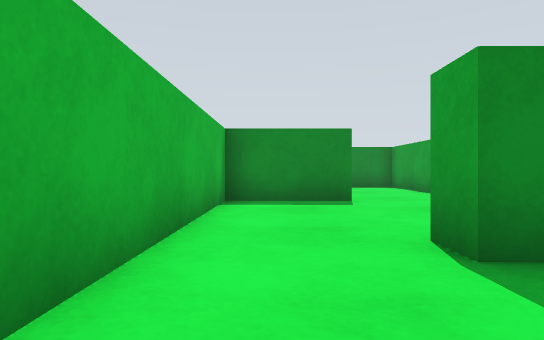
view 1 (above)

13 first-person views from a walk through a Gazebo world. The camera is 0.13 m above the floor, looks level and sees 75° across. The floor is counted in squares, 0.2 m on a side. Each view is taken from the middle of a square. On the plan, view 1 faces up. The plan holds only what a view shows up to about 10 squares ahead; the rest is blank. The place goes on beyond the plan. Robots are left out.

view 2
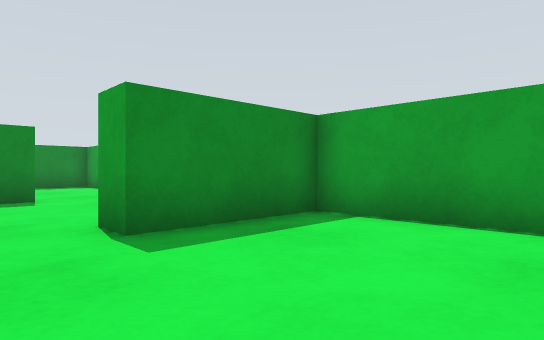

view 3
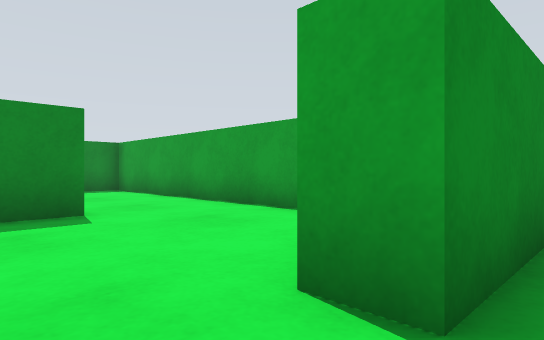

view 4
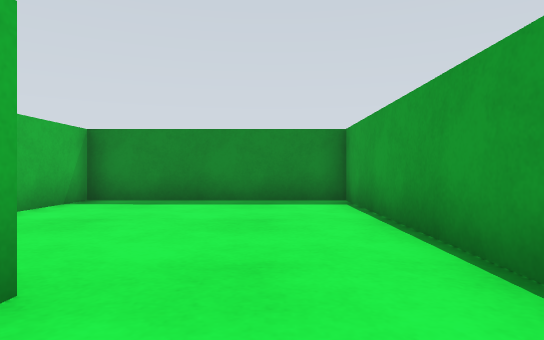

view 5
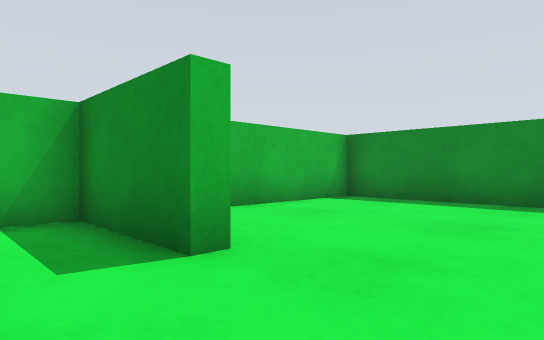

view 6
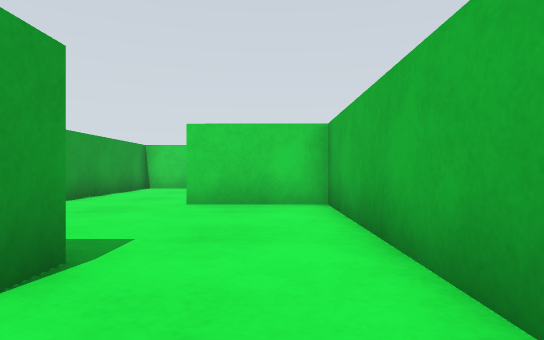

view 7
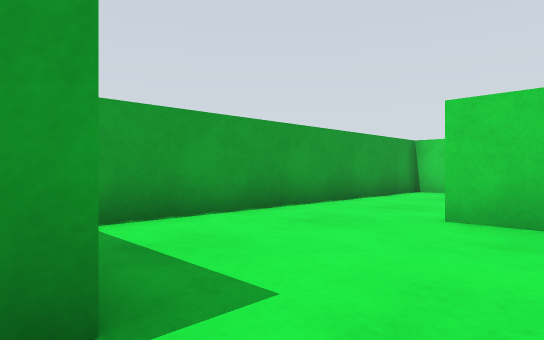

view 8
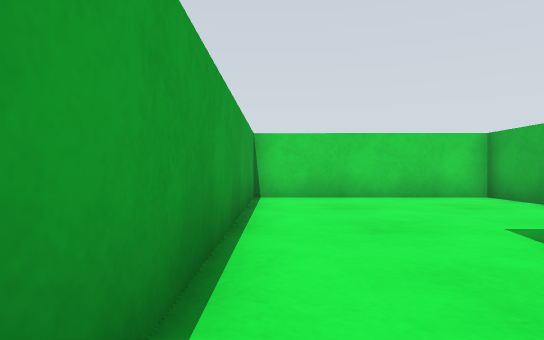

view 9
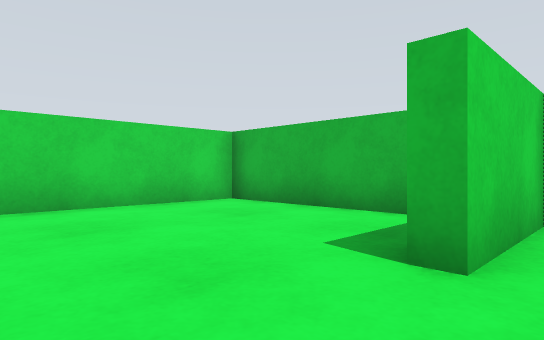

view 10
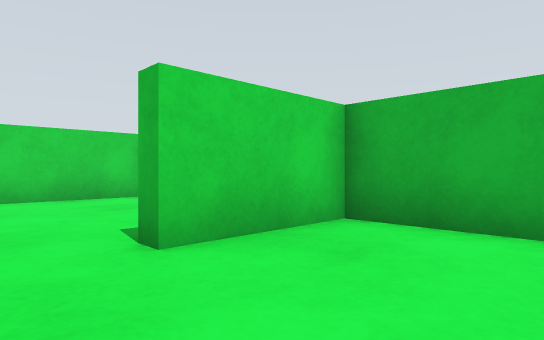

view 11
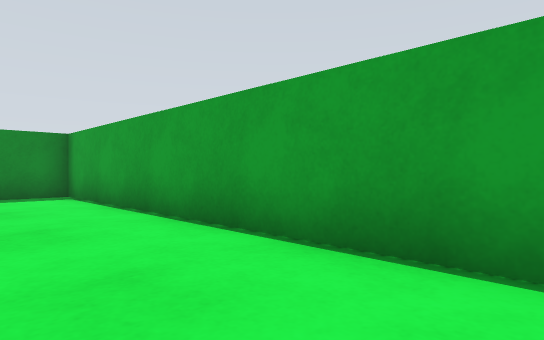

view 12
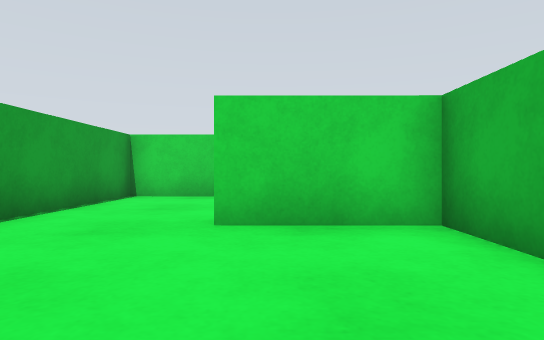

view 13
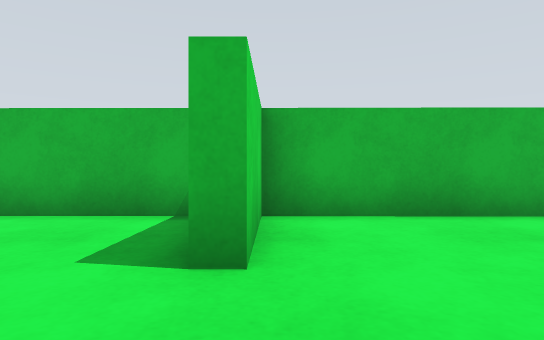

### Floor plan
Ten units are one square. View 1 is at (0, 0); x grows to the right and y downward. Boxes are objects, and circles mark ways between rooms. Rooms are numbered by the first view taken in them; rooms with no view inside come last. Other rooms are left out.
<svg viewBox="-16 -141 67 220">
<path fill="none" stroke="#000" d="M44 25 45 -25 15 -25 15 -34M-10 -35 -11 17 16 17 16 21M17 -78 17 -75 -10 -75 -10 -35M23 -33 45 -32 46 -86M46 -86 46 -135 -9 -136 -10 -79 17 -78M44 67 44 25M-11 33 -11 74 45 74"/>
<circle cx="5" cy="-30" r="3" fill="#2a7"/>
<circle cx="30" cy="20" r="3" fill="#2a7"/>
<circle cx="30" cy="-80" r="3" fill="#2a7"/>
<text x="20" y="0">1</text>
<text x="20" y="-60">2</text>
<text x="20" y="-110">3</text>
<text x="20" y="50">4</text>
</svg>
Room 1 opens to room 2. Room 1 opens to room 4. Room 2 opens to room 3.

Where each view was taken, in squares from view 1:
view 1: 0 up, 0 right, facing up
view 2: 1 down, 0 right, facing up-right
view 3: 2 up, 0 right, facing up-right
view 4: 6 up, 3 right, facing up
view 5: 6 up, 4 right, facing up-left
view 6: 5 up, 0 right, facing down
view 7: 3 up, 0 right, facing down-right
view 8: 1 up, 4 right, facing down
view 9: 1 down, 4 right, facing down-left
view 10: 1 up, 3 right, facing down-left
view 11: 4 up, 2 right, facing up-right
view 12: 12 up, 1 right, facing down
view 13: 8 up, 4 right, facing left
